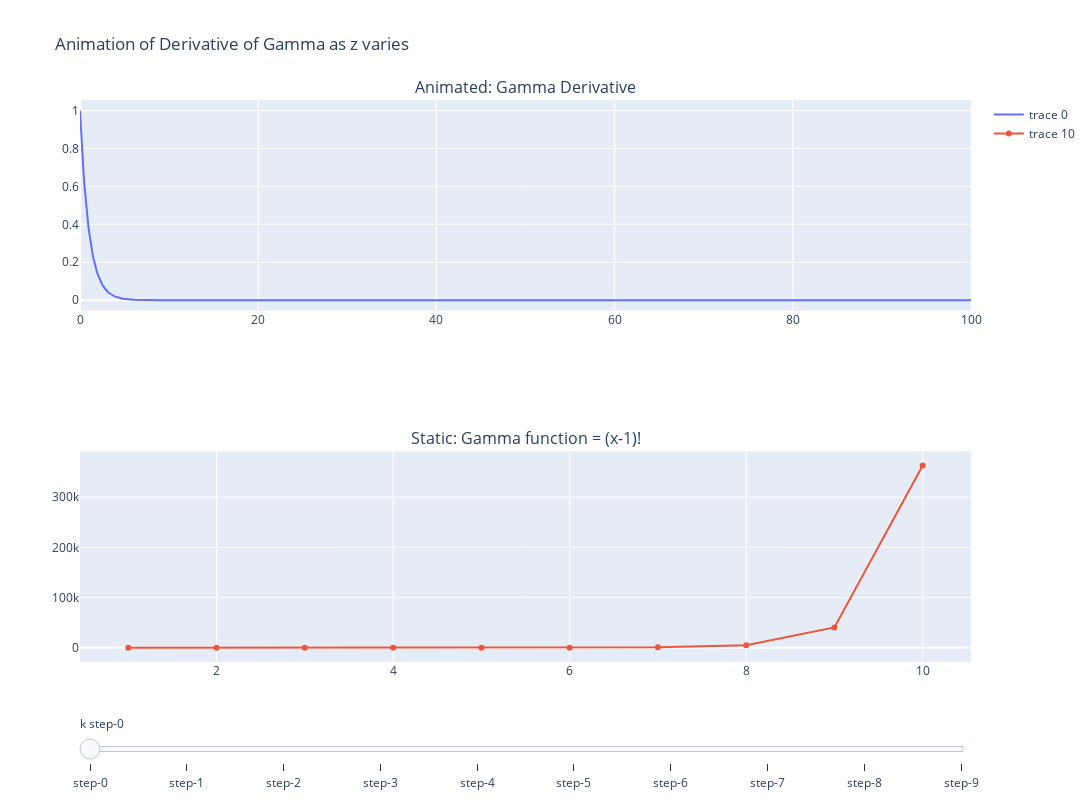

Notebook code for this chart:
### Markdown cell above
Lets inspect how does the function being integrated, i.e. $x^{z-1}e^{-x}$ look like

### Code cell
def gamma_fn_derivative(z, x):
    return (x ** (z-1)) * np.exp(-x)

x = np.linspace(0, 100, 1000)
z = np.arange(1, 11, 1)

go_fig = make_subplots(rows=2, cols=1, subplot_titles=("Animated: Gamma Derivative", "Static: Gamma function = (x-1)!"))

gamma_fn_values = []
for z_idx in range(z.shape[0]):
    z_ = z[z_idx]
    gamma_fn_derivative_values = gamma_fn_derivative(z=z_, x=x)
    
    gamma_fn_values.append(np.trapz(gamma_fn_derivative_values, x)) # trapezoidal rule: approximation of actual integral
    # gamma_fn_values.append(quad(lambda x: gamma_fn_derivative(z_, x), 0, 100))

    # make only the first z-value plot visible by default
    go_fig.add_trace(go.Scatter(x=x, y=gamma_fn_derivative_values, visible = (z_idx == 0)), row=1, col=1)


# add the gamma function static plot
go_fig.add_trace(go.Scatter(x=z, y=gamma_fn_values), row=2, col=1)

steps = []
for z_idx, z_ in enumerate(z):
    curr_step = dict(
        method = 'update',
        args = [{
            'visible': [j == z_idx for j in range(z.shape[0])] + [True] # the last trace, that's static, needs to be visible always
        },
        {
            'title': f"For Gamma({z_})'"
        }]
    )
    steps.append(curr_step)

sliders = [
    dict(
        active = 0,
        currentvalue = {'prefix': 'k '},
        pad={'t': 50},
        steps=steps
    )
]
go_fig.update_layout(
    title='Animation of Derivative of Gamma as z varies',
    sliders = sliders,
    width = 1600,
    height = 800
)
go_fig.show()

### Figure 1 — Plotly figure (JSON) as saved in the notebook; plotly's stock layout.template omitted (floating-point values rounded to 4 significant figures; data arrays with more than 128 entries replaced by an {"elided": "..."} marker saying what was removed)
{"data": [{"type": "scatter", "visible": true, "x": {"elided": "1000 float values"}, "xaxis": "x", "y": {"elided": "1000 float values"}, "yaxis": "y"}, {"type": "scatter", "visible": false, "x": {"elided": "1000 float values"}, "xaxis": "x", "y": {"elided": "1000 float values"}, "yaxis": "y"}, {"type": "scatter", "visible": false, "x": {"elided": "1000 float values"}, "xaxis": "x", "y": {"elided": "1000 float values"}, "yaxis": "y"}, {"type": "scatter", "visible": false, "x": {"elided": "1000 float values"}, "xaxis": "x", "y": {"elided": "1000 float values"}, "yaxis": "y"}, {"type": "scatter", "visible": false, "x": {"elided": "1000 float values"}, "xaxis": "x", "y": {"elided": "1000 float values"}, "yaxis": "y"}, {"type": "scatter", "visible": false, "x": {"elided": "1000 float values"}, "xaxis": "x", "y": {"elided": "1000 float values"}, "yaxis": "y"}, {"type": "scatter", "visible": false, "x": {"elided": "1000 float values"}, "xaxis": "x", "y": {"elided": "1000 float values"}, "yaxis": "y"}, {"type": "scatter", "visible": false, "x": {"elided": "1000 float values"}, "xaxis": "x", "y": {"elided": "1000 float values"}, "yaxis": "y"}, {"type": "scatter", "visible": false, "x": {"elided": "1000 float values"}, "xaxis": "x", "y": {"elided": "1000 float values"}, "yaxis": "y"}, {"type": "scatter", "visible": false, "x": {"elided": "1000 float values"}, "xaxis": "x", "y": {"elided": "1000 float values"}, "yaxis": "y"}, {"type": "scatter", "x": [1, 2, 3, 4, 5, 6, 7, 8, 9, 10], "xaxis": "x2", "y": [1.001, 0.9992, 2.0, 6.0, 24.0, 120.0, 720.0, 5040.0, 40320, 362880], "yaxis": "y2"}], "layout": {"annotations": [{"font": {"size": 16}, "showarrow": false, "text": "Animated: Gamma Derivative", "x": 0.5, "xanchor": "center", "xref": "paper", "y": 1, "yanchor": "bottom", "yref": "paper"}, {"font": {"size": 16}, "showarrow": false, "text": "Static: Gamma function = (x-1)!", "x": 0.5, "xanchor": "center", "xref": "paper", "y": 0.375, "yanchor": "bottom", "yref": "paper"}], "height": 800, "sliders": [{"active": 0, "currentvalue": {"prefix": "k "}, "pad": {"t": 50}, "steps": [{"args": [{"visible": [true, false, false, false, false, false, false, false, false, false, true]}, {"title": "For Gamma(1)'"}], "method": "update"}, {"args": [{"visible": [false, true, false, false, false, false, false, false, false, false, true]}, {"title": "For Gamma(2)'"}], "method": "update"}, {"args": [{"visible": [false, false, true, false, false, false, false, false, false, false, true]}, {"title": "For Gamma(3)'"}], "method": "update"}, {"args": [{"visible": [false, false, false, true, false, false, false, false, false, false, true]}, {"title": "For Gamma(4)'"}], "method": "update"}, {"args": [{"visible": [false, false, false, false, true, false, false, false, false, false, true]}, {"title": "For Gamma(5)'"}], "method": "update"}, {"args": [{"visible": [false, false, false, false, false, true, false, false, false, false, true]}, {"title": "For Gamma(6)'"}], "method": "update"}, {"args": [{"visible": [false, false, false, false, false, false, true, false, false, false, true]}, {"title": "For Gamma(7)'"}], "method": "update"}, {"args": [{"visible": [false, false, false, false, false, false, false, true, false, false, true]}, {"title": "For Gamma(8)'"}], "method": "update"}, {"args": [{"visible": [false, false, false, false, false, false, false, false, true, false, true]}, {"title": "For Gamma(9)'"}], "method": "update"}, {"args": [{"visible": [false, false, false, false, false, false, false, false, false, true, true]}, {"title": "For Gamma(10)'"}], "method": "update"}]}], "title": {"text": "Animation of Derivative of Gamma as z varies"}, "width": 1600, "xaxis": {"anchor": "y", "domain": [0, 1]}, "xaxis2": {"anchor": "y2", "domain": [0, 1]}, "yaxis": {"anchor": "x", "domain": [0.625, 1]}, "yaxis2": {"anchor": "x2", "domain": [0, 0.375]}}}
